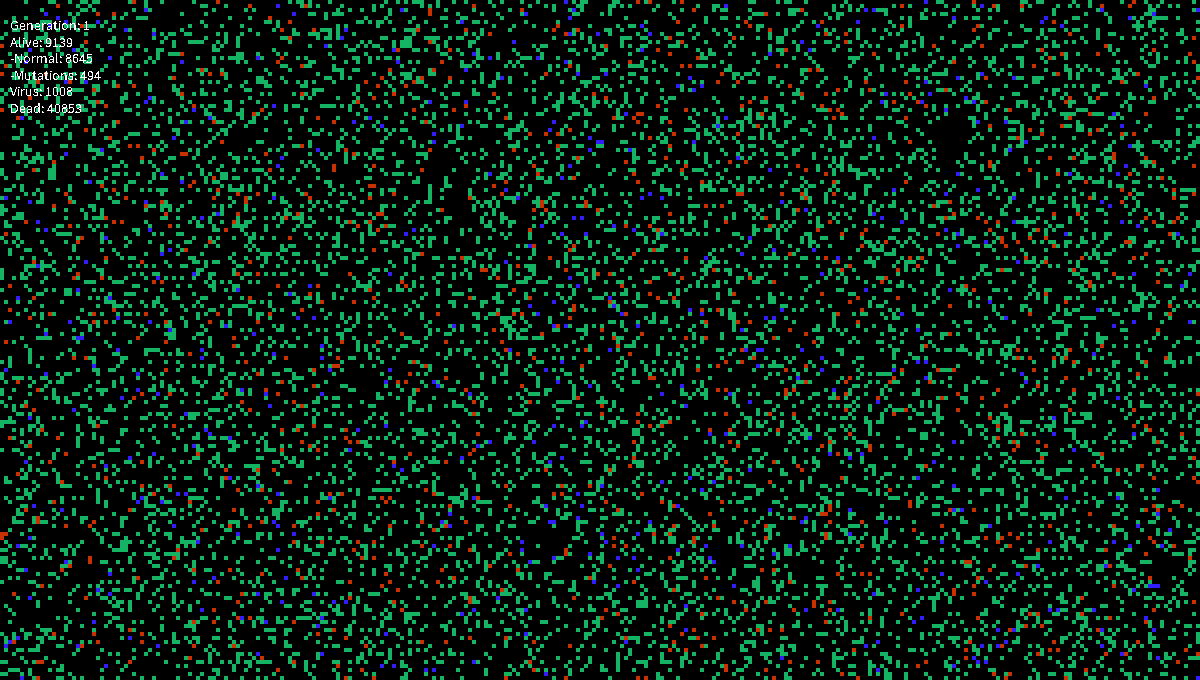
Frame 1 (no input)
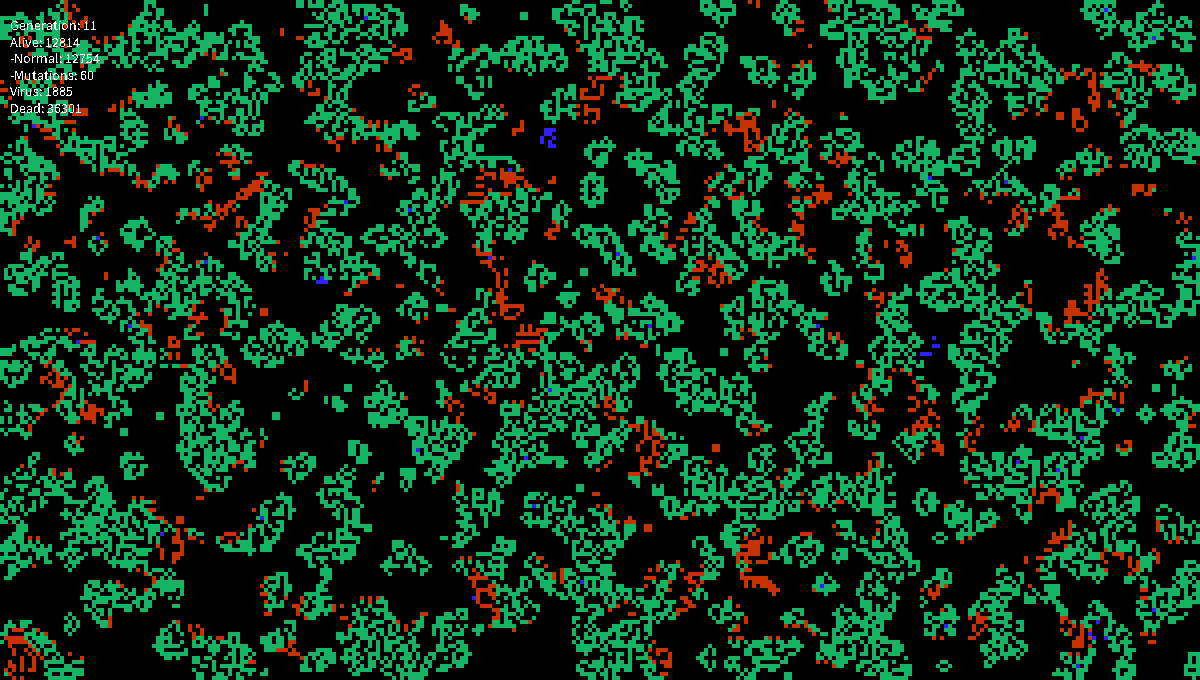
Frame 60 (the mouse pressed at the canvas centre just before this capture)
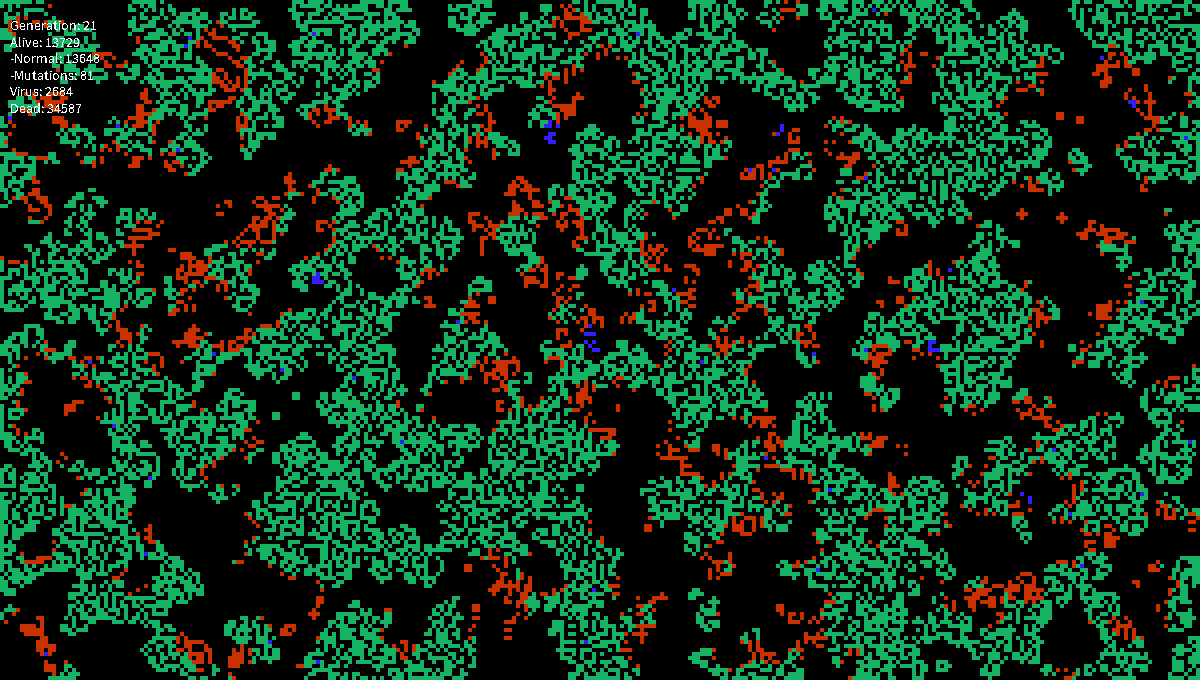
Frame 120 (the mouse held since frame 60 and released just before this capture)

The Processing sketch that drew these frames (run headless with seeded random() and noise(); from frame 60 on, the mouse is pressed at the canvas centre):

// Processing sketch: GameOfLife
// ── GameOfLife.pde
int cellSize = 4;
float probAlive = 20;
float probMut= 1;
float probVirus = 3;
int interval = 100;
int lastRecordedTime = 0;
int gen = 1;

color alive = color(20, 180, 100);
color dead = color(0);
color mut = color(50, 30, 250);
color virus = color(200, 50, 0);

int[][] cells; 
int[][] cellsBuffer; 

boolean pause = false;

void setup() {
  size (1200, 680);

  // Instantiate arrays 
  cells = new int[width/cellSize][height/cellSize];
  cellsBuffer = new int[width/cellSize][height/cellSize];
  
  //stroke(10, 40);
  noStroke();
  noSmooth();
  //frameRate(20);

  for (int x=0; x<width/cellSize; x++) {
    for (int y=0; y<height/cellSize; y++) {
      float state = random (100);
      if (state <= probMut) { 
        state = 2;
      }
      else if (state <= probVirus) {
        state = 3;
      }
      else if (state <= probAlive) {
        state = 1;
      }
      else state = 0;
      
      cells[x][y] = int(state);
    }
  }
  background(0);
}

void draw() {

  //Draw grid
  int al = 0;
  int m = 0;
  int v = 0;
  int d = 0;
  for (int x=0; x<width/cellSize; x++) {
    for (int y=0; y<height/cellSize; y++) {
      if (cells[x][y]==1) {
        fill(alive); // If alive
        al++;
      }
      else if(cells[x][y]==2) {
        fill(mut);
        m++;
      }
      else if (cells[x][y]==3) {
        fill(virus);
        v++;
      }
      else {
        fill(dead);
        d++; 
     }
      
      rect (x*cellSize, y*cellSize, cellSize, cellSize);
    }
  }
  
  fill(255);
  textSize(14);
  text("Generation: " + gen + "\nAlive: " + (al+m) + "\n-Normal: " + al +
       "\n-Mutations: " + m + "\nVirus: " + v + "\nDead: " + d, 10, 30);
  
  if (millis()-lastRecordedTime>interval) {
    if (!pause) {
      gen++;
      iteration();
      lastRecordedTime = millis();
    }
  }

  if (pause && mousePressed) {

    int xCellOver = int(map(mouseX, 0, width, 0, width/cellSize));
    xCellOver = constrain(xCellOver, 0, width/cellSize-1);
    int yCellOver = int(map(mouseY, 0, height, 0, height/cellSize));
    yCellOver = constrain(yCellOver, 0, height/cellSize-1);

    if (key == 'm' || key == 'M') {
      cells[xCellOver][yCellOver] = 2;
      fill(mut);
    }
    else if (key == 'v' || key == 'V') {
      cells[xCellOver][yCellOver] = 3;
      fill(virus);
    }
    else if (cellsBuffer[xCellOver][yCellOver] > 0) {
      cells[xCellOver][yCellOver] = 0;
      fill(dead);
    }
    else {
      cells[xCellOver][yCellOver] = 1;
      fill(alive);
    }
  } 
  else if (pause && !mousePressed) { 
    for (int x=0; x<width/cellSize; x++) {
      for (int y=0; y<height/cellSize; y++) {
        cellsBuffer[x][y] = cells[x][y];
      }
    }
  }
}


void iteration() { 
  for (int x=0; x<width/cellSize; x++) {
    for (int y=0; y<height/cellSize; y++) {
      cellsBuffer[x][y] = cells[x][y];
    }
  }

  // Visit each cell:
  for (int x=0; x<width/cellSize; x++) {
    for (int y=0; y<height/cellSize; y++) {

      int nA = 0;
      int nV = 0;
      int nM = 0;
      for (int xx=x-1; xx<=x+1;xx++) {
        for (int yy=y-1; yy<=y+1;yy++) {  
          
          if (((xx>=0)&&(xx<width/cellSize))&&((yy>=0)&&(yy<height/cellSize))) { 
            if (!((xx==x)&&(yy==y))) {
              
              if (cellsBuffer[xx][yy]==1)
                nA ++;
              else if (cellsBuffer[xx][yy]==2)
                nM++;
              else if (cellsBuffer[xx][yy]==3)
                nV++;
                
            }
          }
        }
      }
      
      int neighbours = nA + nV + nM;
      float p;
      
      
      if (cellsBuffer[x][y] == 1) {       //normal
        if ((neighbours > 1 && neighbours < 5) || neighbours == 6)
        {
          if(nV > 1)
            cells[x][y] = 3;
        }
        else cells[x][y] = 0;
      }
      
      
      else if (cellsBuffer[x][y] == 2) {       //mutations
        if (neighbours < 3 || neighbours > 4)
          cells[x][y] = 0;
        else if (nV == 4)
          cells[x][y] = 3;
      }
      
      
      else if (cellsBuffer[x][y] == 3) {   // virus
        if ((nV < 3) || (neighbours > 4))
          cells[x][y] = 0;
         else if (nM > 1)
          cells[x][y] = 2;
      }
      
      
      else {                    //dead
      
        if (neighbours > 4) {
          p=random(100);
          if (p < 0.5)
            cells[x][y] = 2;
          else if(neighbours == 6 && nA > 4)
            cells[x][y] = 1; 
          else if(nV > 1)
            cells[x][y] = 3;
        }
        
        if (neighbours == 4) {
          if ((nV == 4) || (nV == 2 && nA == 2))
            cells[x][y] = 3;
           else if(nM > 1)
             cells[x][y] = 2;
        }
        
        else if (neighbours == 3) {
          if (nM == 3)
            cells[x][y] = 2;
          else if(nA + nM == 3 && nM < 2)
            cells[x][y] = 1;
          else if (nV == 1 && nA == 2)
            cells[x][y] = 3;
        }
        
        
        else if (neighbours == 2) {
          if(nM == 1 && nV == 1) {
            p=random(100);
            if (p<50)
              cells[x][y] = 2; 
            else
              cells[x][y] = 3;
             //else cells[x][y] = 1;
          }
        }
        
      } // End of if
    } // End of y loop
  } // End of x loop
} // End of function

void keyPressed() {
  if (key=='r' || key == 'R') {
    for (int x=0; x<width/cellSize; x++) {
      for (int y=0; y<height/cellSize; y++) {
        float state = random (100);
        if (state > probAlive) {
          state = 0;
        }
        else {
          state = 1;
        }
        cells[x][y] = int(state);
      }
    }
  }
  if (key==' ') {
    pause = !pause;
  }
  if (key=='c' || key == 'C') {
    for (int x=0; x<width/cellSize; x++) {
      for (int y=0; y<height/cellSize; y++) {
        cells[x][y] = 0;
      }
    }
  }
}
